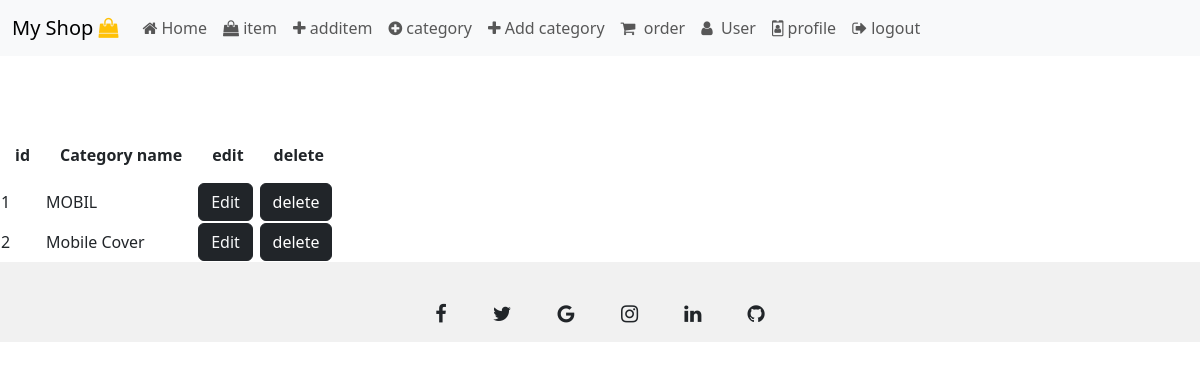
Screenshot of /admin/category.php with the database file from the repository.
### tables this page shows
CREATE TABLE `category` (
  `id` int(11) NOT NULL,
  `cname` varchar(255) NOT NULL
);

### admin/category.php (the view, shortened to what this page needs)
<?php  include ("../conn.php" )  ?>
<?php
$cat="SELECT * FROM category";
$cat_run=mysqli_query($conn,$cat);
if(mysqli_num_rows($cat_run)>0 )
{?>
<!DOCTYPE html>
<html>
<head>
<?php  include ("header.php" )  ?>
</head>
<body>
        <?php  include ("menu.php" )  ?>
          <br>
          <br>
          <br>
          <table >
            <tr>
                <th style="padding: 15px;">id</th>
                <th style="padding: 15px;">Category name</th>
                <th style="padding: 15px;">edit</th>
                <th style="padding: 15px;">delete</th>
            </tr><?php
            while($cat_row = mysqli_fetch_array($cat_run))
{
 ?>
            <tr>
                <td><?php echo $cat_row['id'];?></td>
                <td><?php echo $cat_row['cname'];?></td>
                <td><button class="btn btn-dark"><a href="updatecadegory.html" style="text-decoration: none;"class= "text-light";>Edit</a></button></td>
                <form action ="category.php"; method="post":>
                    <td><button class="btn btn-dark" type="sumbit" name="delete_btn">delete</button></td>
</form></td>
            </tr>
            <?php
}  ?>
          </table>
          <?php    }
          else{
            echo "not record found";
          }
          ?>
           <?php  include ("footer.php" )  ?>
</body>
</html>

### rows the page displays
category: id "1", cname "MOBIL"
category: id "2", cname "Mobile Cover"
